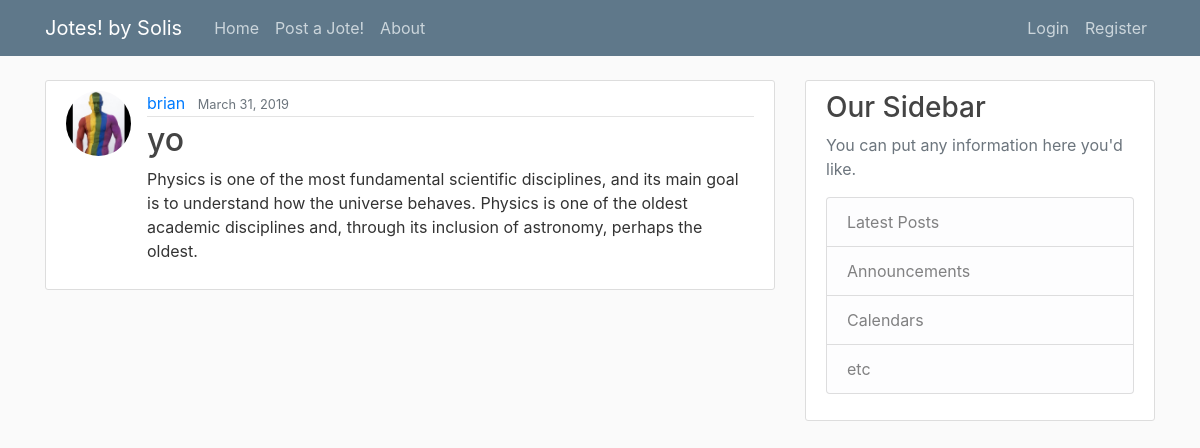
The page /post/22/ on the database its author committed.
### blog/models.py (models this page shows, shortened)
class Post(models.Model):
    content = models.CharField(max_length=300)
    title = models.CharField(max_length=100)
    date_posted = models.DateTimeField(default=timezone.now)
    author = models.ForeignKey(User, on_delete=models.CASCADE)

### users/models.py (models this page shows, shortened)
class Profile(models.Model):
    user = models.OneToOneField(User, on_delete=models.CASCADE)
    image = models.ImageField(default='default.jpg', upload_to='profile_pics')

### blog/views.py (the view)
# urls.py: path('post/<int:pk>/', PostDetailView.as_view(), name='post-detail'),
class PostDetailView(DetailView):
    model = Post

### blog/templates/blog/post_detail.html (shortened to what this page needs)
{% extends "blog/base.html" %}
{% block content %}
  <article class="media content-section">
    <img class="rounded-circle article-img" src="{{ object.author.profile.image.url }}">
    <div class="media-body">
      <div class="article-metadata">
        <a class="mr-2" href="{% url 'user-posts' object.author.username %}">{{ object.author }}</a>
        <small class="text-muted">{{ object.date_posted|date:"F d, Y" }}</small>
      </div>
      <h2 class="article-title">{{ object.title }}</h2>
      <p class="article-content">{{ object.content }}</p>
    </div>
  </article>
{% endblock content %}

### blog/templates/blog/base.html (shortened to what this page needs)
{% load static %}
<!DOCTYPE html>
<html>
<head>
    <link rel="stylesheet" href="https://maxcdn.bootstrapcdn.com/bootstrap/4.0.0/css/bootstrap.min.css">
    <link rel="stylesheet" type="text/css" href="{% static 'blog/main.css' %}">
</head>
<body>
    <header class="site-header">
      <nav class="navbar navbar-expand-md navbar-dark bg-steel fixed-top">
        <div class="container">
          <a class="navbar-brand mr-4" href="{% url 'blog-home' %}">Jotes! by Solis</a>
          <div class="collapse navbar-collapse" id="navbarToggle">
            <div class="navbar-nav mr-auto">
              <a class="nav-item nav-link" href="{% url 'blog-home' %}">Home</a>
                <a class="nav-item nav-link" href="{% url 'post-create' %}">Post a Jote!</a>
              <a class="nav-item nav-link" href="{% url 'blog-about' %}">About</a>
            </div>
            <div class="navbar-nav">
              {% if user.is_authenticated %}
                  <a class="nav-item nav-link" href="{% url 'user-posts' user.username %}">Jotes</a>
                <a class="nav-item nav-link" href="{% url 'profile' %}">Profile</a>
                <a class="nav-item nav-link" href="{% url 'logout' %}">Logout</a>
              {% else %}
                <a class="nav-item nav-link" href="{% url 'login' %}">Login</a>
                <a class="nav-item nav-link" href="{% url 'register' %}">Register</a>
              {% endif %}
            </div>
          </div>
        </div>
      </nav>
    </header>
    <main role="main" class="container">
      <div class="row">
        <div class="col-md-8">
          {% block content %}{% endblock %}
        </div>
        <div class="col-md-4">
          <div class="content-section">
            <h3>Our Sidebar</h3>
            <p class='text-muted'>You can put any information here you'd like.
              <ul class="list-group">
                <li class="list-group-item list-group-item-light">Latest Posts</li>
                <li class="list-group-item list-group-item-light">Announcements</li>
                <li class="list-group-item list-group-item-light">Calendars</li>
                <li class="list-group-item list-group-item-light">etc</li>
              </ul>
            </p>
          </div>
        </div>
      </div>
    </main>
</body>
</html>

### blog/static/blog/main.css (style rules this page uses)
body { background: #fafafa; color: #333333; margin-top: 5rem; }
h1, h2, h3, h4, h5, h6 { color: #444444; }
ul { margin: 0; }
.bg-steel { background-color: #5f788a; }
.site-header .navbar-nav .nav-link { color: #cbd5db; }
.content-section { background: #ffffff; padding: 10px 20px; border: 1px solid #dddddd; border-radius: 3px; margin-bottom: 20px; }
.article-title { color: #444444; }
.article-content { white-space: pre-line; }
.article-img { height: 65px; width: 65px; margin-right: 16px; }
.article-metadata { padding-bottom: 1px; margin-bottom: 4px; border-bottom: 1px solid #e3e3e3 }

### rows shown on the page
Post: author.profile.image (placeholder picture), author "brian", date_posted "March 31, 2019", title "yo", content "Physics is one of the most fundamental scientific disciplines, and its main goal is to understand how the universe behaves. Physics is one of the oldest academic disciplines and, through its inclusion of astronomy, perhaps the oldest."
